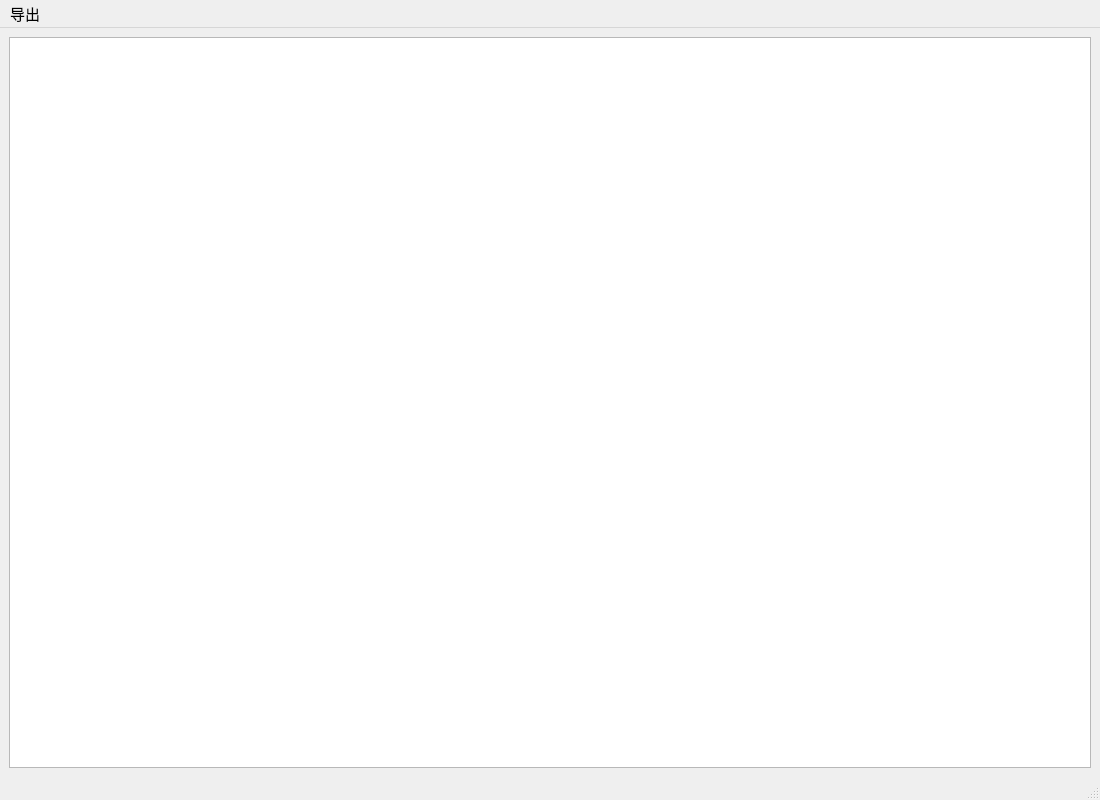
<?xml version="1.0" encoding="UTF-8"?>
<ui version="4.0">
 <class>qtable_main_widget</class>
 <widget class="QMainWindow" name="qtable_main_widget">
  <property name="geometry">
   <rect>
    <x>0</x>
    <y>0</y>
    <width>1100</width>
    <height>800</height>
   </rect>
  </property>
  <property name="font">
   <font>
    <pointsize>11</pointsize>
   </font>
  </property>
  <property name="windowTitle">
   <string>数据展示</string>
  </property>
  <widget class="QWidget" name="centralwidget">
   <layout class="QHBoxLayout" name="horizontalLayout">
    <item>
     <widget class="MagicTable" name="tableWidget"/>
    </item>
   </layout>
  </widget>
  <widget class="QMenuBar" name="menubar">
   <property name="geometry">
    <rect>
     <x>0</x>
     <y>0</y>
     <width>1100</width>
     <height>26</height>
    </rect>
   </property>
   <widget class="QMenu" name="menu">
    <property name="title">
     <string>导出</string>
    </property>
    <addaction name="export_current_data_action"/>
   </widget>
   <addaction name="menu"/>
  </widget>
  <widget class="QStatusBar" name="statusbar"/>
  <action name="export_current_data_action">
   <property name="text">
    <string>导出当前数据</string>
   </property>
  </action>
 </widget>
 <customwidgets>
  <customwidget>
   <class>MagicTable</class>
   <extends>QTableWidget</extends>
   <header>MagicComponent</header>
  </customwidget>
 </customwidgets>
 <resources/>
 <connections/>
</ui>
